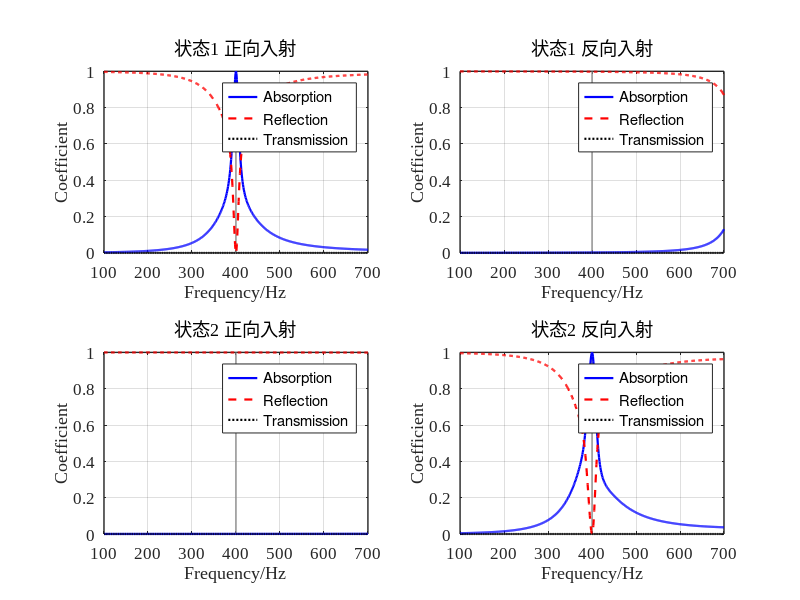

Reproduce this figure in MATLAB.
clear;
clc;
close all;

%% 1. 基本参数

f = 100:1:700;
omega = 2*pi*f;
Nf = length(f);

rho0 = 1.29;
c0 = 343;
eta = 1.89e-5;
kappa = 0.026;
Cv = 712;
gamma = 1.4;

P0 = rho0*c0^2/gamma;
Z0 = rho0*c0;

nu = eta/rho0;
mu_bar = kappa/(rho0*Cv);

W = 30e-3;
L = 30e-3;
S = W*L;

Nc = 4;

%% 2. 四单胞结构参数

% 三层微穿孔板厚度（m）。两态共用。
t = 2e-3*ones(Nc,3);

% 12 个孔径（m）。每行一个单胞，三列是三块板。两态共用。
d = 1e-3 * [
    0.100000  2.310443  8.000000;
    6.683513  0.100000  4.914359;
    6.047711  0.100000  7.131547;
    0.100000  0.100000  8.000000
];

% 两侧对调锁在 400 Hz。
H1 = 1e-3 * [
    10.000000  10.000000;
    79.811763  10.000000;
    79.969882  10.000000;
    35.271434  10.000000
];

H2 = 1e-3 * [
    34.365237  33.200337;
    10.000000  76.273805;
    10.000000  80.000000;
    50.708384  25.028648
];

n_holes = ones(Nc,3);
phi = pi*d.^2.*n_holes/(4*S);
weight = ones(1,Nc)/Nc;

%% 3. 折纸几何

a = 30;       % mm
hc = 20;      % mm
n0 = 4;
beta = 45;    % degree

%% 4. 微穿孔板阻抗（孔径不变，只算一次）

Zp = complex(zeros(Nc,3,Nf));

for s = 1:Nc
    for j = 1:3
        y = (d(s,j)/2)./sqrt(eta./(rho0*omega));
        q = y*sqrt(-1i);
        F = 1-2*besselj(1,q)./(q.*besselj(0,q));
        Z = 1i*omega*rho0*t(s,j)./(phi(s,j).*F) ...
          + sqrt(2)*eta*y./(phi(s,j)*d(s,j)) ...
          + 1i*0.85*omega*rho0*d(s,j)/phi(s,j);
        Zp(s,j,:) = reshape(Z,1,1,Nf);
    end
end

%% 5. Full Stinson Model（与腔高无关，只算一次）

N = 200;

Sv = zeros(1,Nf);
St = zeros(1,Nf);

for m = 0:N
    am = (2*m+1)*pi/W;
    for n = 0:N
        bn = (2*n+1)*pi/L;
        lambda2 = am^2+bn^2;
        wmn = 1/(am^2*bn^2);
        Sv = Sv + wmn*lambda2./(lambda2+1i*omega/nu);
        St = St + wmn*lambda2./(lambda2+1i*omega/mu_bar);
    end
end

Fv = 64*Sv/(W^2*L^2);
Ft = 64*St/(W^2*L^2);

rho_eff = rho0./(1-Fv);
K_eff = gamma*P0./(1+(gamma-1)*Ft);

k_eff = omega.*sqrt(rho_eff./K_eff);
Z_eff = sqrt(rho_eff.*K_eff);

%% 6. 两种腔高分别算正反向吸声

Hstate = cat(3,H1,H2);
alpha = zeros(2,2,Nf);
refl = zeros(2,2,Nf);
trans = zeros(2,Nf);

for state = 1:2
    H = Hstate(:,:,state);
    H_mm = H*1e3;
    h = H_mm/n0;

    if any(H_mm(:)<=0) || any(H_mm(:)>n0*hc)
        error('状态 %d 的腔高必须满足 0 < H <= %.0f mm。', state, n0*hc);
    end

    q = sqrt(max(0,hc^2-h.^2));
    V11 = a.*h.*q/16;
    V12 = h.*(a-hc).*q/(16*tand(beta));
    V13 = h.*q/24.*(hc/tand(beta)-q/2);
    V_mm3 = 8*n0.*(a^2.*h/8-V11-V12-V13);

    if any(V_mm3(:)<=0)
        error('状态 %d 的折纸腔体积出现非正值。', state);
    end

    H_eq = V_mm3*1e-9/S;

    fprintf('\n========== 状态 %d ==========\n', state);
    disp('实际腔高（mm）：');
    disp(H_mm);
    disp('等效腔高（mm）：');
    disp(H_eq*1e3);

    rf = complex(zeros(1,Nf));
    rb = complex(zeros(1,Nf));
    tau = complex(zeros(1,Nf));

    for ii = 1:Nf
        Y_total = complex(zeros(2,2));
        k = k_eff(ii);
        Z = Z_eff(ii);

        for s = 1:Nc
            Tp1 = [1,Zp(s,1,ii);0,1];
            Tp2 = [1,Zp(s,2,ii);0,1];
            Tp3 = [1,Zp(s,3,ii);0,1];

            Hc1 = H_eq(s,1);
            Hc2 = H_eq(s,2);
            Tc1 = [cos(k*Hc1),1i*Z*sin(k*Hc1);
                   1i*sin(k*Hc1)/Z,cos(k*Hc1)];
            Tc2 = [cos(k*Hc2),1i*Z*sin(k*Hc2);
                   1i*sin(k*Hc2)/Z,cos(k*Hc2)];

            Tm = Tp1*Tc1*Tp2*Tc2*Tp3;
            A = Tm(1,1);
            B = Tm(1,2);
            C = Tm(2,1);
            D = Tm(2,2);
            Ys = [D/B,C-A*D/B;1/B,-A/B];
            Y_total = Y_total+weight(s)*Ys;
        end

        Y11 = Y_total(1,1);
        Y12 = Y_total(1,2);
        Y21 = Y_total(2,1);
        Y22 = Y_total(2,2);

        A = -Y22/Y21;
        B = 1/Y21;
        C = Y12-Y11*Y22/Y21;
        D = Y11/Y21;

        den = A+B/Z0+C*Z0+D;
        tau(ii) = 2/den;
        rf(ii) = (A+B/Z0-C*Z0-D)/den;
        rb(ii) = (-A+B/Z0-C*Z0+D)/den;
    end

    alpha(state,1,:) = 1-abs(rf).^2-abs(tau).^2;
    alpha(state,2,:) = 1-abs(rb).^2-abs(tau).^2;
    refl(state,1,:) = abs(rf).^2;
    refl(state,2,:) = abs(rb).^2;
    trans(state,:) = abs(tau).^2;
end

%% 7. 同一频率上的两侧对调

af1 = squeeze(alpha(1,1,:)).';
ab1 = squeeze(alpha(1,2,:)).';
Rf1 = squeeze(refl(1,1,:)).';
Rb1 = squeeze(refl(1,2,:)).';
T1 = trans(1,:);
af2 = squeeze(alpha(2,1,:)).';
ab2 = squeeze(alpha(2,2,:)).';
Rf2 = squeeze(refl(2,1,:)).';
Rb2 = squeeze(refl(2,2,:)).';
T2 = trans(2,:);
joint = (af1-1).^2 + Rf1.^2 + T1.^2 + (Rb1-1).^2 + ab1.^2 ...
    + (ab2-1).^2 + Rb2.^2 + T2.^2 + (Rf2-1).^2 + af2.^2;
[~, iBest] = min(joint);
near = af1>=0.99 & Rf1<=0.01 & T1<=0.01 & Rb1>=0.99 & ab1<=0.01 ...
    & ab2>=0.99 & Rb2<=0.01 & T2<=0.01 & Rf2>=0.99 & af2<=0.01;
fp = [f(iBest), f(iBest)];

fprintf('\n========== 同一频率上的两侧对调 ==========\n');
fprintf('最好频率 %.0f Hz\n', f(iBest));
fprintf('状态1  正向吸声 %.4f  反射 %.4f  透射 %.4f\n', af1(iBest), Rf1(iBest), T1(iBest));
fprintf('状态1  反向吸声 %.4f  反射 %.4f  透射 %.4f\n', ab1(iBest), Rb1(iBest), T1(iBest));
fprintf('状态2  正向吸声 %.4f  反射 %.4f  透射 %.4f\n', af2(iBest), Rf2(iBest), T2(iBest));
fprintf('状态2  反向吸声 %.4f  反射 %.4f  透射 %.4f\n', ab2(iBest), Rb2(iBest), T2(iBest));
fprintf('接近这一标准的频率点 %d 个：', sum(near));
fprintf(' %.0f', f(near));
fprintf(' Hz\n');

%% 8. 绘图

titles = { ...
    '状态1 正向入射', '状态1 反向入射', ...
    '状态2 正向入射', '状态2 反向入射'};
side = [1 2 1 2];
stateId = [1 1 2 2];

figure('Color','w','Position',[40 40 1100 760]);
for p = 1:4
    subplot(2,2,p);
    st = stateId(p);
    sd = side(p);
    hold on;
    plot([fp(st) fp(st)], [0 1], 'Color', [0.55 0.55 0.55], 'LineWidth', 1.0, 'HandleVisibility', 'off');
    hA = plot(f, squeeze(alpha(st,sd,:)), 'b-', 'LineWidth', 1.6);
    hR = plot(f, squeeze(refl(st,sd,:)), 'r--', 'LineWidth', 1.6);
    hT = plot(f, trans(st,:), 'k:', 'LineWidth', 1.6);
    grid on; box on;
    xlim([100 700]); ylim([0 1]);
    xticks(100:100:700); yticks(0:0.2:1);
    xlabel('Frequency/Hz'); ylabel('Coefficient');
    title(titles{p}, 'FontWeight', 'normal');
    legend([hA, hR, hT], {'Absorption', 'Reflection', 'Transmission'}, 'Location', 'best');
    set(gca, 'FontName', 'Times New Roman', 'FontSize', 12, 'LineWidth', 1.0, 'TickDir', 'in');
end

outDir = fileparts(mfilename('fullpath'));
if isempty(outDir)
    outDir = pwd;
end
print(gcf, fullfile(outDir, 'ep_reversal_result.png'), '-dpng', '-r140');
fprintf('图已保存。\n');
